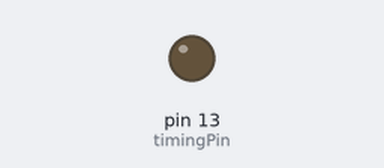
The sketch below on a simulated Arduino Uno, built with avr-gcc and run on an emulated ATmega328P. Shown: output pins drawn as LEDs (lit = HIGH).

Above: at 0.2 s.
At 39.95 s:
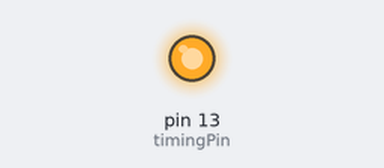
Timing chart, 0 to 40.0 s (numbered marks = the images above):
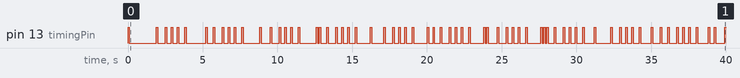

Measured:
- by itself, pin 13 (timingPin): LOW → HIGH at 0.00 s, → LOW 0.10 s later, → HIGH 1.8 s later, → LOW 0.10 s later, … (137 changes in this stretch)

The sketch:

SyncBlink.ino
```cpp
// Blinks a byte from 128 to 255, followed by fixed 149.
// So patterned blinked always starts with a 1 (HIGH),
// 149 is bounded asymmetric pattern (10010101)
#define timingPin 13

#define TON 100 // time pulse is HIGH if on
#define TOFF 100 // time between pulses
#define PAUSE 300 // time between Bytes

byte counter = 128;

void setup() {
  pinMode(timingPin, OUTPUT);
}

void loop() {
  for (byte counter = 128; counter < 255; counter++) {
    flash(counter);
    flash(149);
  }
}

void flash(byte counter) {
  for (int n = 7; n >= 0; n--) {
    digitalWrite(timingPin, (counter >> n) & 0x1);
    delay(TON);
    digitalWrite(timingPin, LOW);
    delay(TOFF);
  }
  delay(PAUSE);
}
```
